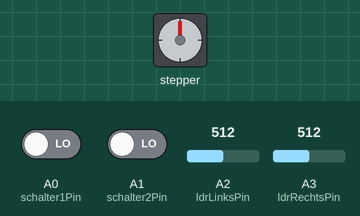
This sketch was run on a simulated Arduino Uno, built with avr-gcc and run on an emulated ATmega328P. On the bench: stepper motor. Wiring (inferred from the names in the program): stepper motor (2048 steps per turn assumed): coils pin 8, pin 9, pin 10, pin 11. The test bench sets the inputs (shaded band); at power-on: A2 (ldrLinksPin) = 512, A3 (ldrRechtsPin) = 512, A1 (schalter2Pin) LOW, A0 (schalter1Pin) LOW.

Above: at 1.2 s.
1.3 s: A2 (ldrLinksPin) set to 532
At 1.76 s:
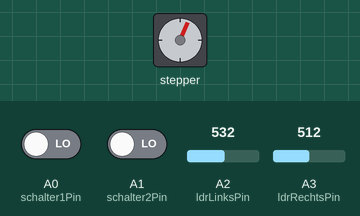
4.3 s: A3 (ldrRechtsPin) set to 532
At 4.3 s:
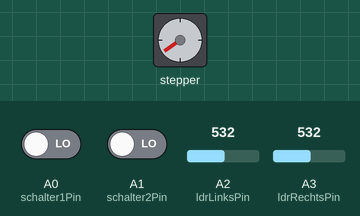
5.8 s: A1 (schalter2Pin) driven HIGH
At 9.35 s:
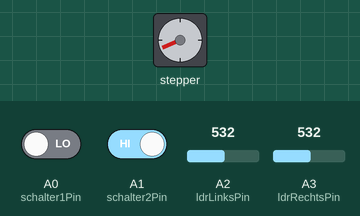
Timing chart, 0 to 21.0 s (numbered marks = the images above; inputs shaded):
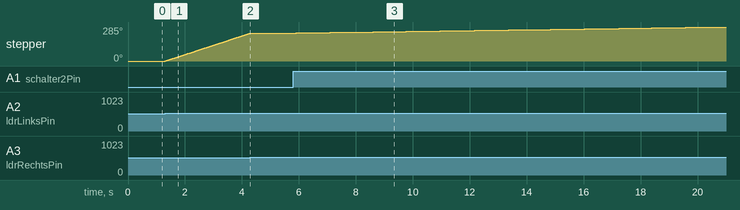

Measured:
- the behaviour switches between 522 and 523 on A2 (ldrLinksPin) (found by bisection; images 0 and 1)
- the behaviour switches between 521 and 522 on A3 (ldrRechtsPin) (found by bisection; images 1 and 2)
- after the input at 1.3 s, stepper: keeps turning clockwise at about 79°/s, starting at once
- after the input at 4.3 s, stepper: stops changing and stays 234°
- after the input at 5.8 s, stepper: keeps turning clockwise at about 3°/s, starting after 0.10 s

The sketch:

motorbewegung_lichtsensor.ino
```cpp
#define STEPPER_PIN_1 8
#define STEPPER_PIN_2 9
#define STEPPER_PIN_3 10
#define STEPPER_PIN_4 11

int schalter1Pin = A0; // Schalter 1 ist an Analogen Pin A0 angeschlossen
int schalter2Pin = A1; // Schalter 2 ist an Analogen Pin A1 angeschlossen

int ldrLinksPin = A2; // Fotowiderstand auf der linken Seite
int ldrRechtsPin = A3; // Fotowiderstand auf der rechten Seite

int step_number = 0;

bool motorDirection = true; // true für im Uhrzeigersinn, false für gegen den Uhrzeigersinn

void setup() {
  pinMode(STEPPER_PIN_1, OUTPUT);
  pinMode(STEPPER_PIN_2, OUTPUT);
  pinMode(STEPPER_PIN_3, OUTPUT);
  pinMode(STEPPER_PIN_4, OUTPUT);

  pinMode(schalter1Pin, INPUT);
  pinMode(schalter2Pin, INPUT);

  pinMode(ldrLinksPin, INPUT);
  pinMode(ldrRechtsPin, INPUT);
}

void loop() {
  int ldrLinksWert = analogRead(ldrLinksPin); // Lese den Wert des linken Fotowiderstands
  int ldrRechtsWert = analogRead(ldrRechtsPin); // Lese den Wert des rechten Fotowiderstands

  if (digitalRead(schalter1Pin) == HIGH || digitalRead(schalter2Pin) == HIGH) {
    delay(50); // Entprellen

    if (digitalRead(schalter1Pin) == HIGH) {
      motorDirection = false; // Wechsle die Richtung
    }

    if (digitalRead(schalter2Pin) == HIGH) {
      motorDirection = true; // Wechsle die Richtung
    }

    OneStep(motorDirection); // Mache einen Schritt in die neue Richtung
    delay(2); // Kurze Pause zwischen den Schritten
  } else if (ldrLinksWert > ldrRechtsWert + 10) { // Wenn links heller als rechts ist (+10 als Toleranz)
    motorDirection = true; // Bewege nach links
    OneStep(motorDirection);
    delay(2);
  } else if (ldrRechtsWert > ldrLinksWert + 10) { // Wenn rechts heller als links ist (+10 als Toleranz)
    motorDirection = false; // Bewege nach rechts
    OneStep(motorDirection);
    delay(2);
  }

}

void OneStep(bool dir){
    if(dir){
switch(step_number){
  case 0:
  digitalWrite(STEPPER_PIN_1, HIGH);
  digitalWrite(STEPPER_PIN_2, LOW);
  digitalWrite(STEPPER_PIN_3, LOW);
  digitalWrite(STEPPER_PIN_4, LOW);
  break;
  case 1:
  digitalWrite(STEPPER_PIN_1, LOW);
  digitalWrite(STEPPER_PIN_2, HIGH);
  digitalWrite(STEPPER_PIN_3, LOW);
  digitalWrite(STEPPER_PIN_4, LOW);
  break;
  case 2:
  digitalWrite(STEPPER_PIN_1, LOW);
  digitalWrite(STEPPER_PIN_2, LOW);
  digitalWrite(STEPPER_PIN_3, HIGH);
  digitalWrite(STEPPER_PIN_4, LOW);
  break;
  case 3:
  digitalWrite(STEPPER_PIN_1, LOW);
  digitalWrite(STEPPER_PIN_2, LOW);
  digitalWrite(STEPPER_PIN_3, LOW);
  digitalWrite(STEPPER_PIN_4, HIGH);
  break;
}
  }else{
    switch(step_number){
  case 0:
  digitalWrite(STEPPER_PIN_1, LOW);
  digitalWrite(STEPPER_PIN_2, LOW);
  digitalWrite(STEPPER_PIN_3, LOW);
  digitalWrite(STEPPER_PIN_4, HIGH);
  break;
  case 1:
  digitalWrite(STEPPER_PIN_1, LOW);
  digitalWrite(STEPPER_PIN_2, LOW);
  digitalWrite(STEPPER_PIN_3, HIGH);
  digitalWrite(STEPPER_PIN_4, LOW);
  break;
  case 2:
  digitalWrite(STEPPER_PIN_1, LOW);
  digitalWrite(STEPPER_PIN_2, HIGH);
  digitalWrite(STEPPER_PIN_3, LOW);
  digitalWrite(STEPPER_PIN_4, LOW);
  break;
  case 3:
  digitalWrite(STEPPER_PIN_1, HIGH);
  digitalWrite(STEPPER_PIN_2, LOW);
  digitalWrite(STEPPER_PIN_3, LOW);
  digitalWrite(STEPPER_PIN_4, LOW);


}
  }
step_number++;
  if(step_number > 3){
    step_number = 0;
  }
}
```
